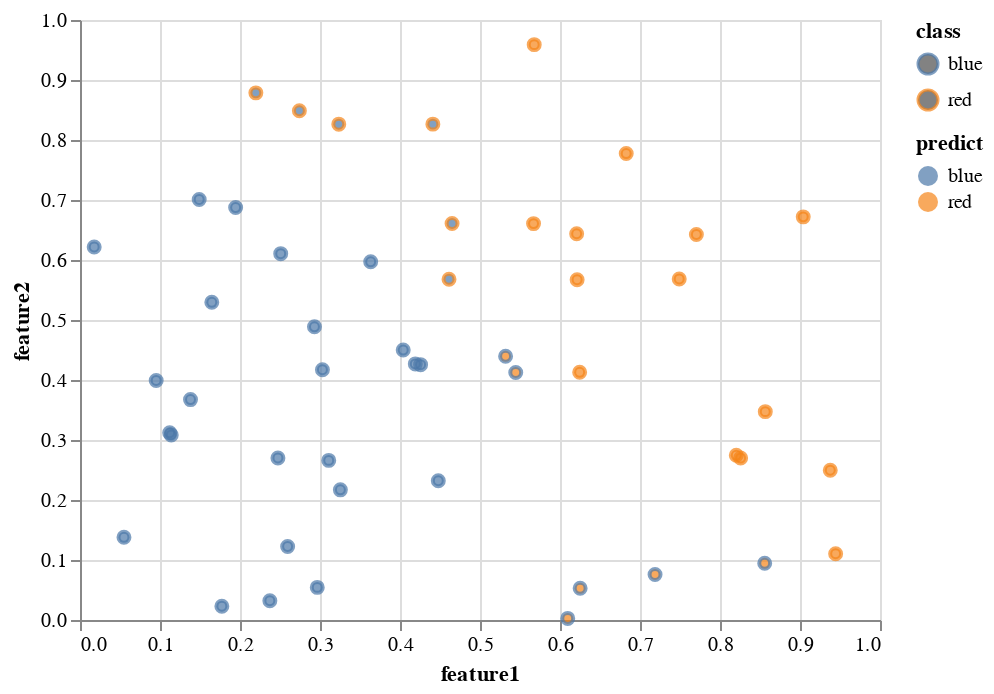

The notebook cell saved with this chart:
### Code cell
chart = (alt.Chart(df_test)
    .mark_point()
    .encode(
        x = "feature1",
        y = "feature2",
        color = "class",
        fill = "predict:N"
    ))
chart

### Figure 1 — Vega-Lite specification as saved in the notebook (floating-point values rounded to 4 significant figures)
{"config": {"view": {"continuousWidth": 400, "continuousHeight": 300}}, "data": {"name": "data-b126d3363bdb734a04d8ede6e2e916fa"}, "mark": "point", "encoding": {"color": {"type": "nominal", "field": "class"}, "fill": {"type": "nominal", "field": "predict"}, "x": {"type": "quantitative", "field": "feature1"}, "y": {"type": "quantitative", "field": "feature2"}}, "$schema": "https://vega.github.io/schema/vega-lite/v4.8.1.json", "datasets": {"data-b126d3363bdb734a04d8ede6e2e916fa": [{"class": "blue", "split": "test", "feature1": 0.7188, "feature2": 0.07595, "predict": "red"}, {"class": "red", "split": "test", "feature1": 0.4411, "feature2": 0.8264, "predict": "blue"}, {"class": "red", "split": "test", "feature1": 0.8203, "feature2": 0.2745, "predict": "red"}, {"class": "red", "split": "test", "feature1": 0.6208, "feature2": 0.6437, "predict": "red"}, {"class": "blue", "split": "test", "feature1": 0.3634, "feature2": 0.597, "predict": "blue"}, {"class": "blue", "split": "test", "feature1": 0.3255, "feature2": 0.2169, "predict": "blue"}, {"class": "red", "split": "test", "feature1": 0.4651, "feature2": 0.6608, "predict": "blue"}, {"class": "blue", "split": "test", "feature1": 0.1945, "feature2": 0.6875, "predict": "blue"}, {"class": "blue", "split": "test", "feature1": 0.2509, "feature2": 0.6106, "predict": "blue"}, {"class": "red", "split": "test", "feature1": 0.6214, "feature2": 0.5672, "predict": "red"}, {"class": "blue", "split": "test", "feature1": 0.1773, "feature2": 0.02296, "predict": "blue"}, {"class": "red", "split": "test", "feature1": 0.749, "feature2": 0.5684, "predict": "red"}, {"class": "blue", "split": "test", "feature1": 0.3109, "feature2": 0.266, "predict": "blue"}, {"class": "blue", "split": "test", "feature1": 0.4479, "feature2": 0.2321, "predict": "blue"}, {"class": "blue", "split": "test", "feature1": 0.2966, "feature2": 0.05437, "predict": "blue"}, {"class": "red", "split": "test", "feature1": 0.8566, "feature2": 0.3473, "predict": "red"}, {"class": "red", "split": "test", "feature1": 0.2198, "feature2": 0.8786, "predict": "blue"}, {"class": "red", "split": "test", "feature1": 0.6246, "feature2": 0.4129, "predict": "red"}, {"class": "red", "split": "test", "feature1": 0.6828, "feature2": 0.7774, "predict": "red"}, {"class": "blue", "split": "test", "feature1": 0.6252, "feature2": 0.05289, "predict": "red"}, {"class": "blue", "split": "test", "feature1": 0.8559, "feature2": 0.0945, "predict": "red"}, {"class": "blue", "split": "test", "feature1": 0.05496, "feature2": 0.1379, "predict": "blue"}, {"class": "red", "split": "test", "feature1": 0.5669, "feature2": 0.6606, "predict": "red"}, {"class": "red", "split": "test", "feature1": 0.7705, "feature2": 0.6426, "predict": "red"}, {"class": "blue", "split": "test", "feature1": 0.1121, "feature2": 0.312, "predict": "blue"}, {"class": "blue", "split": "test", "feature1": 0.1381, "feature2": 0.3673, "predict": "blue"}, {"class": "red", "split": "test", "feature1": 0.9446, "feature2": 0.1106, "predict": "red"}, {"class": "blue", "split": "test", "feature1": 0.6097, "feature2": 0.002666, "predict": "red"}, {"class": "blue", "split": "test", "feature1": 0.4257, "feature2": 0.4256, "predict": "blue"}, {"class": "red", "split": "test", "feature1": 0.4613, "feature2": 0.568, "predict": "blue"}, {"class": "blue", "split": "test", "feature1": 0.4191, "feature2": 0.4268, "predict": "blue"}, {"class": "blue", "split": "test", "feature1": 0.2373, "feature2": 0.03217, "predict": "blue"}, {"class": "blue", "split": "test", "feature1": 0.09523, "feature2": 0.3993, "predict": "blue"}, {"class": "red", "split": "test", "feature1": 0.2742, "feature2": 0.8488, "predict": "blue"}, {"class": "blue", "split": "test", "feature1": 0.5447, "feature2": 0.4126, "predict": "red"}, {"class": "red", "split": "test", "feature1": 0.3235, "feature2": 0.8264, "predict": "blue"}, {"class": "red", "split": "test", "feature1": 0.904, "feature2": 0.6719, "predict": "red"}, {"class": "blue", "split": "test", "feature1": 0.2931, "feature2": 0.4887, "predict": "blue"}, {"class": "blue", "split": "test", "feature1": 0.2474, "feature2": 0.2701, "predict": "blue"}, {"class": "red", "split": "test", "feature1": 0.8258, "feature2": 0.2699, "predict": "red"}, {"class": "blue", "split": "test", "feature1": 0.01774, "feature2": 0.6218, "predict": "blue"}, {"class": "blue", "split": "test", "feature1": 0.1141, "feature2": 0.3082, "predict": "blue"}, {"class": "blue", "split": "test", "feature1": 0.303, "feature2": 0.4171, "predict": "blue"}, {"class": "blue", "split": "test", "feature1": 0.1648, "feature2": 0.5295, "predict": "blue"}, {"class": "blue", "split": "test", "feature1": 0.404, "feature2": 0.4499, "predict": "blue"}, {"class": "blue", "split": "test", "feature1": 0.2595, "feature2": 0.1226, "predict": "blue"}, {"class": "red", "split": "test", "feature1": 0.9378, "feature2": 0.2496, "predict": "red"}, {"class": "blue", "split": "test", "feature1": 0.149, "feature2": 0.7009, "predict": "blue"}, {"class": "blue", "split": "test", "feature1": 0.532, "feature2": 0.4395, "predict": "red"}, {"class": "red", "split": "test", "feature1": 0.5678, "feature2": 0.959, "predict": "red"}]}}
